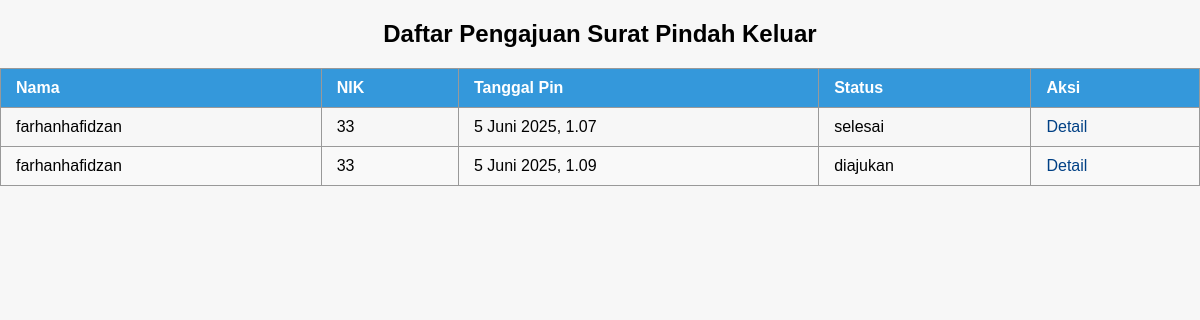
The app's page /keluar/pindah-keluar/ (signed in) with its own data.
### kembang/models.py (models this page shows, shortened)
class PindahKeluar(models.Model):
    user = models.ForeignKey(User, on_delete=models.CASCADE)
    nama = models.CharField(max_length=100)
    nik = models.CharField(max_length=16)
    asal_daerah = models.CharField(max_length=100)
    tujuan_daerah = models.CharField(max_length=100)
    tanggal_pindah = models.DateField()
    alasan_pindah = models.TextField()
    kk = models.FileField(upload_to='pindah_keluar/kk/')
    ktp = models.FileField(upload_to='pindah_keluar/ktp/')
    surat_pengantar = models.FileField(upload_to='pindah_keluar/surat_pengantar/')
    status = models.CharField(max_length=20, choices=STATUS_CHOICES, default='diajukan')
    no_whatsapp = models.CharField(max_length=15, verbose_name="No. WhatsApp")
    tanggal_pengajuan = models.DateTimeField(auto_now_add=True)
    hasil_surat = models.FileField(upload_to='hasil_surat/akta_kematian/', blank=True, null=True)

### kembang/views.py (the view)
# urls.py: path('keluar/pindah-keluar/', views.daftar_pindah_keluar, name='daftar_pengajuan_pindah_keluar'),
@staff_member_required
def daftar_pindah_keluar(request):
    pengajuan = PindahKeluar.objects.all().order_by('-tanggal_pindah')
    return render(request, 'admin/daftar_keluar.html', {'pengajuan': pengajuan})

### kembang/templates/admin/daftar_keluar.html (shortened to what this page needs)
{% load static %}
<!DOCTYPE html>
<html lang="id">
<head>
    <link rel="stylesheet" href="{% static 'css/daftar_pindah.css' %}">
</head>
<body>
    <h2>Daftar Pengajuan Surat Pindah Keluar</h2>
    <table>
        <thead>
            <tr>
                <th>Nama</th>
                <th>NIK</th>
                <th>Tanggal Pin</th>
                <th>Status</th>
                <th>Aksi</th>
            </tr>
        </thead>
        <tbody>
            {% for item in pengajuan %}
            <tr>
                <td>{{ item.nama }}</td>
                <td>{{ item.nik }}</td>
                <td>{{ item.tanggal_pengajuan }}</td>
                <td>{{ item.status }}</td>
                <td><a href="{% url 'detail_pengajuan_pindah_keluar' item.pk %}">Detail</a>
            </tr>
            {% empty %}
            <tr><td colspan="5">Belum ada pengajuan.</td></tr>
            {% endfor %}
        </tbody>
    </table>
</body>
</html>

### kembang/static/css/daftar_pindah.css (style rules this page uses)
body { font-family: Arial, sans-serif; background-color: #f7f7f7; margin: 0; padding: 0; }
h2 { text-align: center; }
a { color: #3498db; text-decoration: none; }
table { width: 100%; border-collapse: collapse; margin-bottom: 30px; }
th, td { border: 1px solid #999; padding: 10px 15px; text-align: left; }
th { background-color: #3498db; color: white; font-weight: bold; }
tr:nth-child(even) { background-color: #f9f9f9; }
a { color: #004085; text-decoration: none; }

### records on screen
PindahKeluar: nama "farhanhafidzan", nik "33", tanggal_pengajuan "5 Juni 2025, 1.07", status "selesai"
PindahKeluar: nama "farhanhafidzan", nik "33", tanggal_pengajuan "5 Juni 2025, 1.09", status "diajukan"
